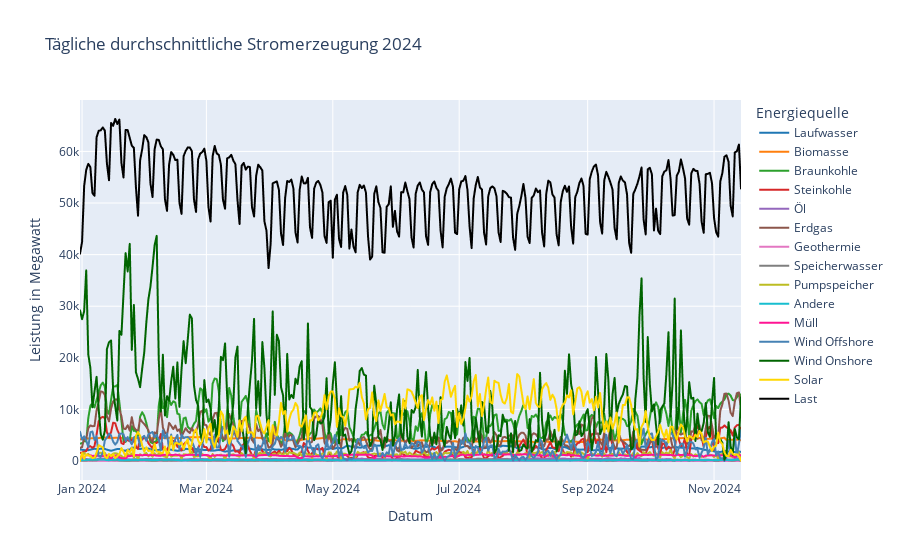

The cell this chart's notebook holds for it:
### Code cell
fig.show()

### Figure 1 — Plotly figure (JSON) as saved in the notebook; plotly's stock layout.template omitted (floating-point values rounded to 4 significant figures; data arrays with more than 128 entries replaced by an {"elided": "..."} marker saying what was removed)
{"data": [{"hovertemplate": "Energiequelle=Laufwasser<br>Datum=%{x}<br>Leistung in Megawatt=%{y}<extra></extra>", "legendgroup": "Laufwasser", "line": {"color": "#1f77b4", "dash": "solid"}, "marker": {"symbol": "circle"}, "mode": "lines", "name": "Laufwasser", "showlegend": true, "type": "scattergl", "x": {"elided": "320 str values"}, "xaxis": "x", "y": {"elided": "320 float values"}, "yaxis": "y"}, {"hovertemplate": "Energiequelle=Biomasse<br>Datum=%{x}<br>Leistung in Megawatt=%{y}<extra></extra>", "legendgroup": "Biomasse", "line": {"color": "#ff7f0e", "dash": "solid"}, "marker": {"symbol": "circle"}, "mode": "lines", "name": "Biomasse", "showlegend": true, "type": "scattergl", "x": {"elided": "320 str values"}, "xaxis": "x", "y": {"elided": "320 float values"}, "yaxis": "y"}, {"hovertemplate": "Energiequelle=Braunkohle<br>Datum=%{x}<br>Leistung in Megawatt=%{y}<extra></extra>", "legendgroup": "Braunkohle", "line": {"color": "#2ca02c", "dash": "solid"}, "marker": {"symbol": "circle"}, "mode": "lines", "name": "Braunkohle", "showlegend": true, "type": "scattergl", "x": {"elided": "320 str values"}, "xaxis": "x", "y": {"elided": "320 float values"}, "yaxis": "y"}, {"hovertemplate": "Energiequelle=Steinkohle<br>Datum=%{x}<br>Leistung in Megawatt=%{y}<extra></extra>", "legendgroup": "Steinkohle", "line": {"color": "#d62728", "dash": "solid"}, "marker": {"symbol": "circle"}, "mode": "lines", "name": "Steinkohle", "showlegend": true, "type": "scattergl", "x": {"elided": "320 str values"}, "xaxis": "x", "y": {"elided": "320 float values"}, "yaxis": "y"}, {"hovertemplate": "Energiequelle=Öl<br>Datum=%{x}<br>Leistung in Megawatt=%{y}<extra></extra>", "legendgroup": "Öl", "line": {"color": "#9467bd", "dash": "solid"}, "marker": {"symbol": "circle"}, "mode": "lines", "name": "Öl", "showlegend": true, "type": "scattergl", "x": {"elided": "320 str values"}, "xaxis": "x", "y": {"elided": "320 float values"}, "yaxis": "y"}, {"hovertemplate": "Energiequelle=Erdgas<br>Datum=%{x}<br>Leistung in Megawatt=%{y}<extra></extra>", "legendgroup": "Erdgas", "line": {"color": "#8c564b", "dash": "solid"}, "marker": {"symbol": "circle"}, "mode": "lines", "name": "Erdgas", "showlegend": true, "type": "scattergl", "x": {"elided": "320 str values"}, "xaxis": "x", "y": {"elided": "320 float values"}, "yaxis": "y"}, {"hovertemplate": "Energiequelle=Geothermie<br>Datum=%{x}<br>Leistung in Megawatt=%{y}<extra></extra>", "legendgroup": "Geothermie", "line": {"color": "#e377c2", "dash": "solid"}, "marker": {"symbol": "circle"}, "mode": "lines", "name": "Geothermie", "showlegend": true, "type": "scattergl", "x": {"elided": "320 str values"}, "xaxis": "x", "y": {"elided": "320 float values"}, "yaxis": "y"}, {"hovertemplate": "Energiequelle=Speicherwasser<br>Datum=%{x}<br>Leistung in Megawatt=%{y}<extra></extra>", "legendgroup": "Speicherwasser", "line": {"color": "#7f7f7f", "dash": "solid"}, "marker": {"symbol": "circle"}, "mode": "lines", "name": "Speicherwasser", "showlegend": true, "type": "scattergl", "x": {"elided": "320 str values"}, "xaxis": "x", "y": {"elided": "320 float values"}, "yaxis": "y"}, {"hovertemplate": "Energiequelle=Pumpspeicher<br>Datum=%{x}<br>Leistung in Megawatt=%{y}<extra></extra>", "legendgroup": "Pumpspeicher", "line": {"color": "#bcbd22", "dash": "solid"}, "marker": {"symbol": "circle"}, "mode": "lines", "name": "Pumpspeicher", "showlegend": true, "type": "scattergl", "x": {"elided": "320 str values"}, "xaxis": "x", "y": {"elided": "320 float values"}, "yaxis": "y"}, {"hovertemplate": "Energiequelle=Andere<br>Datum=%{x}<br>Leistung in Megawatt=%{y}<extra></extra>", "legendgroup": "Andere", "line": {"color": "#17becf", "dash": "solid"}, "marker": {"symbol": "circle"}, "mode": "lines", "name": "Andere", "showlegend": true, "type": "scattergl", "x": {"elided": "320 str values"}, "xaxis": "x", "y": {"elided": "320 float values"}, "yaxis": "y"}, {"hovertemplate": "Energiequelle=Müll<br>Datum=%{x}<br>Leistung in Megawatt=%{y}<extra></extra>", "legendgroup": "Müll", "line": {"color": "#ff1493", "dash": "solid"}, "marker": {"symbol": "circle"}, "mode": "lines", "name": "Müll", "showlegend": true, "type": "scattergl", "x": {"elided": "320 str values"}, "xaxis": "x", "y": {"elided": "320 float values"}, "yaxis": "y"}, {"hovertemplate": "Energiequelle=Wind Offshore<br>Datum=%{x}<br>Leistung in Megawatt=%{y}<extra></extra>", "legendgroup": "Wind Offshore", "line": {"color": "#4682b4", "dash": "solid"}, "marker": {"symbol": "circle"}, "mode": "lines", "name": "Wind Offshore", "showlegend": true, "type": "scattergl", "x": {"elided": "320 str values"}, "xaxis": "x", "y": {"elided": "320 float values"}, "yaxis": "y"}, {"hovertemplate": "Energiequelle=Wind Onshore<br>Datum=%{x}<br>Leistung in Megawatt=%{y}<extra></extra>", "legendgroup": "Wind Onshore", "line": {"color": "#006400", "dash": "solid"}, "marker": {"symbol": "circle"}, "mode": "lines", "name": "Wind Onshore", "showlegend": true, "type": "scattergl", "x": {"elided": "320 str values"}, "xaxis": "x", "y": {"elided": "320 float values"}, "yaxis": "y"}, {"hovertemplate": "Energiequelle=Solar<br>Datum=%{x}<br>Leistung in Megawatt=%{y}<extra></extra>", "legendgroup": "Solar", "line": {"color": "#ffd700", "dash": "solid"}, "marker": {"symbol": "circle"}, "mode": "lines", "name": "Solar", "showlegend": true, "type": "scattergl", "x": {"elided": "320 str values"}, "xaxis": "x", "y": {"elided": "320 float values"}, "yaxis": "y"}, {"hovertemplate": "Energiequelle=Last<br>Datum=%{x}<br>Leistung in Megawatt=%{y}<extra></extra>", "legendgroup": "Last", "line": {"color": "#000000", "dash": "solid"}, "marker": {"symbol": "circle"}, "mode": "lines", "name": "Last", "showlegend": true, "type": "scattergl", "x": {"elided": "320 str values"}, "xaxis": "x", "y": {"elided": "320 float values"}, "yaxis": "y"}], "layout": {"legend": {"title": {"text": "Energiequelle"}, "tracegroupgap": 0}, "title": {"text": "Tägliche durchschnittliche Stromerzeugung 2024"}, "xaxis": {"anchor": "y", "domain": [0, 1], "title": {"text": "Datum"}}, "yaxis": {"anchor": "x", "domain": [0, 1], "title": {"text": "Leistung in Megawatt"}}}}
